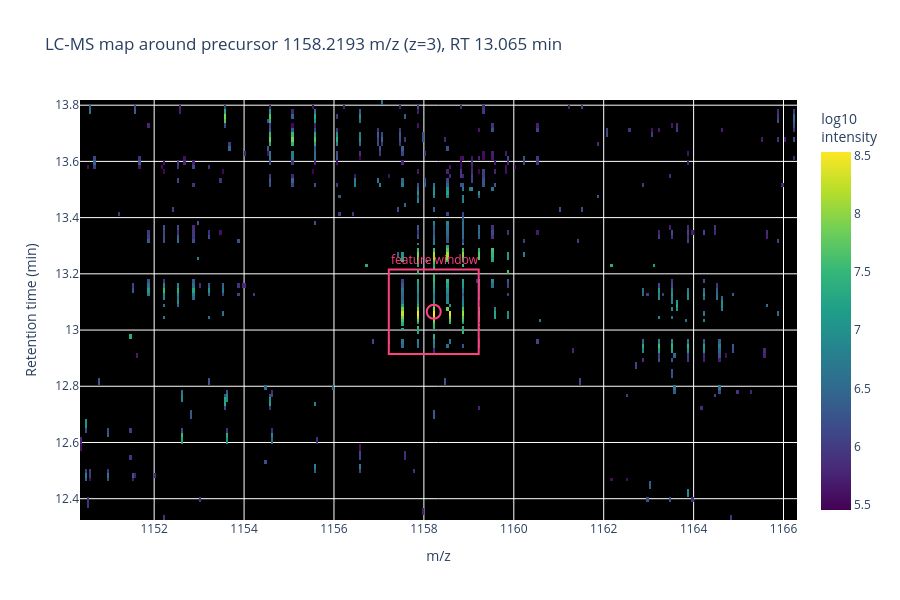

Source (notebook cell):
### Markdown cell above
### A peptide feature

A **peptide feature** is the complete MS1 signal from one peptide at one charge state. It has a characteristic shape along each axis:

- **Along m/z, an isotopic envelope.** A peptide doesn't produce a single peak. Elements like carbon and nitrogen have naturally occurring heavy isotopes (mostly ¹³C), so each peptide appears as a series of peaks: the monoisotopic peak (M), without any heavy isotopes incorporated, followed by the M+1, M+2, M+3... isotopologues. The monoisotopic peak is the tallest only for small peptides. Each extra residue adds another chance of carrying a heavy isotope, so above roughly 1.8 kDa the M+1 peak overtakes the monoisotopic peak, and for larger peptides the envelope's maximum keeps shifting to heavier isotopologues. Because we know that isotopologues are ~1 Dalton apart, the spacing between different isotopologue peaks enables us to calculate the charge state for each peptide. **`1/z`**  = the m/z spacing between subsequent peaks. A +2 ion has isotopes 0.5 m/z apart; a +3 ion, 0.333 m/z apart. 
- **Along RT, a bell-shaped elution profile.** A peptide elutes from the LC column over a few seconds to tens of seconds. Its intensity rises, reaches a maximum (the *apex*), and falls, giving an approximately Gaussian profile across consecutive MS1 scans.
- **Charge state.** Peptides are generally seen with charges of +1 to +8 charges. The charge is calculated based on the spacing between isotopologue peaks.

Put together, a feature is a small 2D blob on the map: a few isotope peaks wide, several scans tall, and brightest at its apex.

### Our example feature

Throughout this notebook, we'll use one feature from the same DDA file as notebooks 01–04. We chose it because it's clean and well resolved:

| Property | Value |
|---|---|
| Peptide | MVNNGHSFNVEYDDSQDKAVLKDGPLTGTYR |
| Monoisotopic m/z | **1157.55** (monoisotopic mass 3469.62 Da) |
| Isolated precursor m/z | **1158.22** (the M+2 isotopologue, which the instrument selected for MS2) |
| Charge `z` | **+3** → isotope spacing `1/z ≈ 0.333` m/z |
| Retention time | **~13.06 min** (elution apex at MS1 scan 5450) |
| PSM scan | 5453 |

The envelope's peaks sit at 1157.55, 1157.88, 1158.22, 1158.55, 1158.88, and 1159.22 m/z. They are spaced ≈ 0.334 apart, so we know the charge state is +3. The first peak, 1157.55, is the monoisotopic peak, but it isn't the tallest: at ~3.5 kDa, this peptide is large enough that its M+1 and M+2 peaks are more intense (at the elution apex, the M+2 peak is ~1.7× the monoisotopic peak). DDA picks precursors by intensity, so the m/z the instrument recorded for the MS2 scan, 1158.22, is the M+2 isotopologue rather than the monoisotopic peak. Search engines such as MetaMorpheus correct for this by working back through the envelope to the monoisotopic mass before matching peptides. In the next cell, we load the region of the map around this feature (±0.15 min RT, ±1 m/z).

### Why detection is hard

Real runs are crowded. Many peptides co-elute, so features overlap: isotope envelopes interleave along m/z, and elution profiles overlap along RT.  For every point on the map, we need to decide which feature, if any, it belongs to. That makes feature detection a **segmentation** problem in 3D (RT, m/z, intensity) space.

Both models we'll look at frame detection this way. Where they differ is in how they encode the LC-MS map for the neural network:

- **DeepIso (2019)** renders the map as a fixed-resolution **grayscale image** and classifies pixels.
- **PointIso (2021)** keeps the map as a sparse **point cloud** of real peaks and segments the points directly.

As in notebooks 01–05, we treat the networks themselves (a CNN/RNN for DeepIso, PointNet with dual attention for PointIso) as black boxes and focus on the encoding. Section 6.2 builds the image, and Section 6.3 builds the point cloud and compares the two.

### Code cell
# --- The chosen real feature (these constants are reused throughout the notebook) ---
# (MZML_PATH is defined in the LC-MS map cell above.)
FEATURE_MS2_SCAN = 5453        # PSM/MS2 scan number (from Data/ScanNumsWPsms.txt)
FEATURE_MZ       = 1158.2193   # isolated precursor m/z: the M+2 isotopologue the instrument picked for MS2
FEATURE_MONO_MZ  = 1157.5483   # monoisotopic peak m/z (two isotope spacings below FEATURE_MZ)
FEATURE_CHARGE   = 3           # charge z  ->  isotope spacing 1/z ~= 0.333 m/z
FEATURE_RT       = 13.065      # precursor retention time (min)

# LC-MS region around the feature: +/-0.15 min in RT, +/-1 m/z around the isolated peak.
# The m/z window spans the monoisotopic peak (1157.55) through the M+3 isotopologue (1159.22).
RT_WINDOW = (FEATURE_RT - 0.15, FEATURE_RT + 0.15)   # (12.915, 13.215) min
MZ_WINDOW = (FEATURE_MZ - 1.0, FEATURE_MZ + 1.0)     # (1157.219, 1159.219) m/z

# Load every real MS1 peak in that window: raw (scan, RT, m/z, intensity) points.
# Sections 6.2 and 6.3 encode these same points as an image and as a point cloud.
points = get_lcms_map_region(MZML_PATH, RT_WINDOW, MZ_WINDOW)


# Zoom in on our chosen feature using the same heatmap format as the full map above.
# With finer 0.05 m/z bins, the isotope envelope (peaks every 1/z ~= 0.333 m/z for z=3)
# separates into distinct vertical streaks, and the elution profile spans several scans.
# The box is the RT_WINDOW x MZ_WINDOW region we'll encode in Sections 6.2 and 6.3;
# the circle marks the isolated precursor (the M+2 peak at FEATURE_MZ). The monoisotopic
# peak (FEATURE_MONO_MZ) is the streak two isotope spacings (~0.67 m/z) to its left.
zoom = get_lcms_map_region(
    MZML_PATH,
    rt_range=(FEATURE_RT - 0.75, FEATURE_RT + 0.75),
    mz_range=(FEATURE_MZ - 8.0, FEATURE_MZ + 8.0),
)
fig = plot_lcms_map(
    zoom,
    mz_bin=0.05,
    title=f'LC-MS map around precursor {FEATURE_MZ} m/z (z={FEATURE_CHARGE}), RT {FEATURE_RT} min',
    highlight=dict(
        rt_range=RT_WINDOW,
        mz_range=MZ_WINDOW,
        point=(FEATURE_RT, FEATURE_MZ),
        label='feature window',
    ),
)
fig.show()

### Figure 1 — Plotly figure (JSON) as saved in the notebook; plotly's stock layout.template omitted (floating-point values rounded to 4 significant figures; data arrays with more than 128 entries replaced by an {"elided": "..."} marker saying what was removed)
{"data": [{"colorbar": {"title": {"text": "log10<br>intensity"}}, "colorscale": [[0, "#440154"], [0.1111, "#482878"], [0.2222, "#3e4989"], [0.3333, "#31688e"], [0.4444, "#26828e"], [0.5556, "#1f9e89"], [0.6667, "#35b779"], [0.7778, "#6ece58"], [0.8889, "#b5de2b"], [1, "#fde725"]], "hovertemplate": "m/z: %{x:.2f}<br>RT: %{y:.3f} min<br>log10 intensity: %{z:.2f}<extra></extra>", "type": "heatmap", "x": {"elided": "319 float values"}, "y": [12.33, 12.35, 12.38, 12.4, 12.41, 12.46, 12.47, 12.48, 12.5, 12.51, 12.53, 12.55, 12.56, 12.58, 12.61, 12.63, 12.64, 12.66, 12.71, 12.72, 12.74, 12.75, 12.77, 12.78, 12.8, 12.81, 12.84, 12.88, 12.89, 12.91, 12.93, 12.94, 12.96, 12.98, 12.99, 13.01, 13.01, 13.02, 13.03, 13.04, 13.04, 13.06, 13.08, 13.09, 13.1, 13.11, 13.13, 13.14, 13.16, 13.17, 13.19, 13.21, 13.22, 13.23, 13.24, 13.25, 13.25, 13.27, 13.28, 13.3, 13.31, 13.32, 13.33, 13.35, 13.36, 13.38, 13.4, 13.41, 13.43, 13.44, 13.46, 13.48, 13.49, 13.5, 13.52, 13.53, 13.55, 13.56, 13.58, 13.6, 13.61, 13.63, 13.65, 13.66, 13.68, 13.7, 13.71, 13.73, 13.74, 13.76, 13.78, 13.79, 13.81], "z": {"elided": "93x319 float values"}}, {"hovertemplate": "m/z: %{x:.4f}<br>RT: %{y:.3f} min<extra>highlight</extra>", "marker": {"color": "#FF4081", "line": {"width": 2}, "size": 14, "symbol": "circle-open"}, "mode": "markers", "showlegend": false, "type": "scatter", "x": [1158.0], "y": [13.06]}], "layout": {"annotations": [{"font": {"color": "#FF4081", "size": 12}, "showarrow": false, "text": "feature window", "x": 1157.0, "xanchor": "left", "y": 13.21, "yanchor": "bottom"}], "height": 600, "plot_bgcolor": "black", "shapes": [{"fillcolor": "rgba(0,0,0,0)", "line": {"color": "#FF4081", "width": 2}, "type": "rect", "x0": 1157.0, "x1": 1159.0, "y0": 12.91, "y1": 13.21}], "title": {"text": "LC-MS map around precursor 1158.2193 m/z (z=3), RT 13.065 min"}, "xaxis": {"title": {"text": "m/z"}}, "yaxis": {"title": {"text": "Retention time (min)"}}}}
